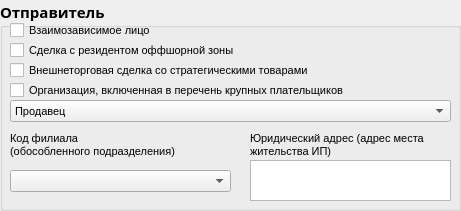
     <widget class="QGroupBox" name="groupBox_2">
      <property name="geometry">
       <rect>
        <x>10</x>
        <y>130</y>
        <width>461</width>
        <height>211</height>
       </rect>
      </property>
      <property name="font">
       <font>
        <family>Arial Black</family>
        <pointsize>11</pointsize>
        <bold>true</bold>
       </font>
      </property>
      <property name="title">
       <string>Отправитель</string>
      </property>
      <property name="flat">
       <bool>false</bool>
      </property>
      <widget class="QCheckBox" name="checkBox_2">
       <property name="geometry">
        <rect>
         <x>10</x>
         <y>40</y>
         <width>321</width>
         <height>20</height>
        </rect>
       </property>
       <property name="font">
        <font>
         <family>MS Shell Dlg 2</family>
         <pointsize>8</pointsize>
         <bold>false</bold>
        </font>
       </property>
       <property name="text">
        <string>Сделка с резидентом оффшорной зоны</string>
       </property>
       <property name="autoRepeat">
        <bool>false</bool>
       </property>
      </widget>
      <widget class="QComboBox" name="comboBox">
       <property name="geometry">
        <rect>
         <x>10</x>
         <y>100</y>
         <width>441</width>
         <height>22</height>
        </rect>
       </property>
       <property name="font">
        <font>
         <family>MS Shell Dlg 2</family>
         <pointsize>8</pointsize>
         <bold>false</bold>
        </font>
       </property>
       <property name="frame">
        <bool>true</bool>
       </property>
       <item>
        <property name="text">
         <string>Продавец</string>
        </property>
       </item>
       <item>
        <property name="text">
         <string>Комитент</string>
        </property>
       </item>
       <item>
        <property name="text">
         <string>Комиссионер</string>
        </property>
       </item>
       <item>
        <property name="text">
         <string>Плательщик, передающий налоговые вычеты</string>
        </property>
       </item>
       <item>
        <property name="text">
         <string>Доверительынй управляющий</string>
        </property>
       </item>
       <item>
        <property name="text">
         <string>Иностранная организация</string>
        </property>
       </item>
       <item>
        <property name="text">
         <string>Посредник</string>
        </property>
       </item>
       <item>
        <property name="text">
         <string>Заказчик (застройщик)</string>
        </property>
       </item>
       <item>
        <property name="text">
         <string>Плательщик, передающий обороты по реализации</string>
        </property>
       </item>
      </widget>
      <widget class="QComboBox" name="comboBox_5">
       <property name="geometry">
        <rect>
         <x>10</x>
         <y>170</y>
         <width>221</width>
         <height>22</height>
        </rect>
       </property>
       <property name="font">
        <font>
         <family>MS Shell Dlg 2</family>
         <pointsize>8</pointsize>
         <bold>false</bold>
        </font>
       </property>
      </widget>
      <widget class="QLabel" name="label_2">
       <property name="geometry">
        <rect>
         <x>250</x>
         <y>130</y>
         <width>201</width>
         <height>31</height>
        </rect>
       </property>
       <property name="font">
        <font>
         <family>MS Shell Dlg 2</family>
         <pointsize>8</pointsize>
         <bold>false</bold>
        </font>
       </property>
       <property name="text">
        <string>&lt;html&gt;&lt;head/&gt;&lt;body&gt;&lt;p&gt;Юридический адрес (адрес места жительства ИП)&lt;/p&gt;&lt;/body&gt;&lt;/html&gt;</string>
       </property>
       <property name="textFormat">
        <enum>Qt::AutoText</enum>
       </property>
       <property name="wordWrap">
        <bool>true</bool>
       </property>
      </widget>
      <widget class="QCheckBox" name="checkBox_3">
       <property name="geometry">
        <rect>
         <x>10</x>
         <y>60</y>
         <width>351</width>
         <height>20</height>
        </rect>
       </property>
       <property name="font">
        <font>
         <family>MS Shell Dlg 2</family>
         <pointsize>8</pointsize>
         <bold>false</bold>
        </font>
       </property>
       <property name="text">
        <string>Внешнеторговая сделка со стратегическими товарами</string>
       </property>
       <property name="autoRepeat">
        <bool>false</bool>
       </property>
      </widget>
      <widget class="QTextEdit" name="textEdit">
       <property name="geometry">
        <rect>
         <x>250</x>
         <y>160</y>
         <width>201</width>
         <height>41</height>
        </rect>
       </property>
       <property name="font">
        <font>
         <family>MS Shell Dlg 2</family>
         <pointsize>8</pointsize>
         <bold>false</bold>
        </font>
       </property>
      </widget>
      <widget class="QCheckBox" name="checkBox_4">
       <property name="geometry">
        <rect>
         <x>10</x>
         <y>80</y>
         <width>391</width>
         <height>20</height>
        </rect>
       </property>
       <property name="font">
        <font>
         <family>MS Shell Dlg 2</family>
         <pointsize>8</pointsize>
         <bold>false</bold>
        </font>
       </property>
       <property name="text">
        <string>Организация, включенная в перечень крупных плательщиков</string>
       </property>
       <property name="autoRepeat">
        <bool>false</bool>
       </property>
      </widget>
      <widget class="QCheckBox" name="checkBox">
       <property name="geometry">
        <rect>
         <x>10</x>
         <y>20</y>
         <width>211</width>
         <height>20</height>
        </rect>
       </property>
       <property name="font">
        <font>
         <family>MS Shell Dlg 2</family>
         <pointsize>8</pointsize>
         <bold>false</bold>
        </font>
       </property>
       <property name="text">
        <string>Взаимозависимое лицо</string>
       </property>
       <property name="autoRepeat">
        <bool>false</bool>
       </property>
      </widget>
      <widget class="QLabel" name="label">
       <property name="geometry">
        <rect>
         <x>10</x>
         <y>130</y>
         <width>231</width>
         <height>31</height>
        </rect>
       </property>
       <property name="font">
        <font>
         <family>MS Shell Dlg 2</family>
         <pointsize>8</pointsize>
         <bold>false</bold>
        </font>
       </property>
       <property name="text">
        <string>&lt;html&gt;&lt;head/&gt;&lt;body&gt;Код филиала&lt;br&gt;(обособленного подразделения)&lt;/body&gt;&lt;/html&gt;</string>
       </property>
       <property name="textFormat">
        <enum>Qt::AutoText</enum>
       </property>
       <property name="wordWrap">
        <bool>true</bool>
       </property>
      </widget>
     </widget>
